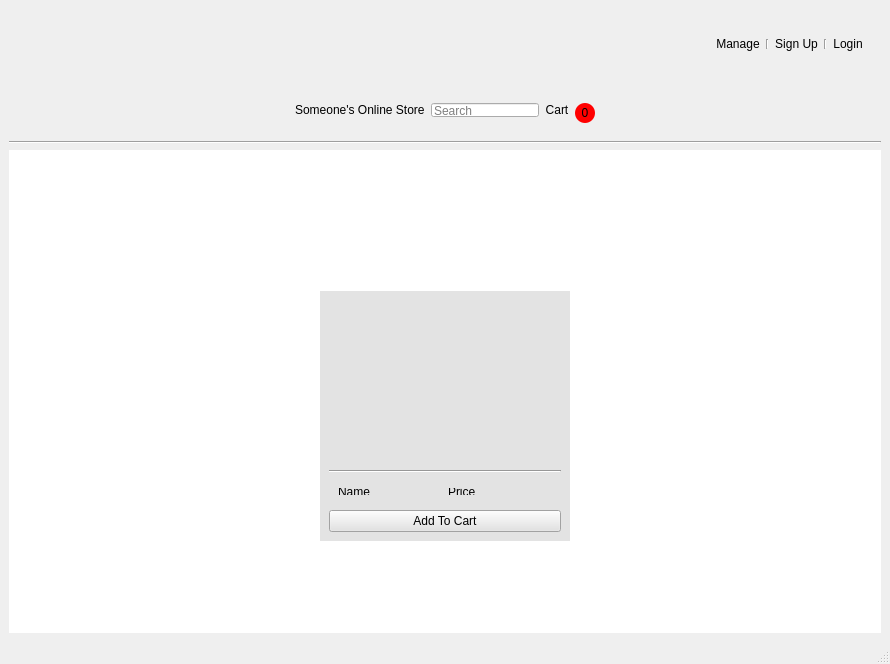
<?xml version="1.0" encoding="UTF-8"?>
<ui version="4.0">
 <class>MainWindow</class>
 <widget class="QMainWindow" name="MainWindow">
  <property name="geometry">
   <rect>
    <x>0</x>
    <y>0</y>
    <width>890</width>
    <height>664</height>
   </rect>
  </property>
  <property name="windowTitle">
   <string>MainWindow</string>
  </property>
  <widget class="QWidget" name="centralwidget">
   <property name="styleSheet">
    <string notr="true"/>
   </property>
   <layout class="QVBoxLayout" name="verticalLayout">
    <item>
     <widget class="QWidget" name="Upper" native="true">
      <property name="maximumSize">
       <size>
        <width>16777215</width>
        <height>70</height>
       </size>
      </property>
      <layout class="QHBoxLayout" name="horizontalLayout_3">
       <item>
        <widget class="QWidget" name="LogSignWidget" native="true">
         <property name="maximumSize">
          <size>
           <width>16777215</width>
           <height>200</height>
          </size>
         </property>
         <layout class="QHBoxLayout" name="horizontalLayout_2">
          <item>
           <spacer name="horizontalSpacer_3">
            <property name="orientation">
             <enum>Qt::Horizontal</enum>
            </property>
            <property name="sizeHint" stdset="0">
             <size>
              <width>40</width>
              <height>20</height>
             </size>
            </property>
           </spacer>
          </item>
          <item>
           <widget class="QPushButton" name="manageButton">
            <property name="cursor">
             <cursorShape>PointingHandCursor</cursorShape>
            </property>
            <property name="styleSheet">
             <string notr="true">QPushButton {
	background-color: rgba(0,0,0,0);
	border:rgba(0,0,0,0);
}
QPushButton:hover {
	color:blue;
}</string>
            </property>
            <property name="text">
             <string>Manage</string>
            </property>
           </widget>
          </item>
          <item>
           <widget class="Line" name="Manageline">
            <property name="maximumSize">
             <size>
              <width>16777215</width>
              <height>10</height>
             </size>
            </property>
            <property name="orientation">
             <enum>Qt::Vertical</enum>
            </property>
           </widget>
          </item>
          <item>
           <widget class="QPushButton" name="SignUpButton">
            <property name="cursor">
             <cursorShape>PointingHandCursor</cursorShape>
            </property>
            <property name="styleSheet">
             <string notr="true">QPushButton {
	background-color: rgba(0,0,0,0);
	border:rgba(0,0,0,0);
}
QPushButton:hover {
	color:blue;
}</string>
            </property>
            <property name="text">
             <string>Sign Up</string>
            </property>
           </widget>
          </item>
          <item>
           <widget class="Line" name="line">
            <property name="maximumSize">
             <size>
              <width>16777215</width>
              <height>10</height>
             </size>
            </property>
            <property name="orientation">
             <enum>Qt::Vertical</enum>
            </property>
           </widget>
          </item>
          <item>
           <widget class="QPushButton" name="LogInButton">
            <property name="cursor">
             <cursorShape>PointingHandCursor</cursorShape>
            </property>
            <property name="styleSheet">
             <string notr="true">QPushButton {
	background-color: rgba(0,0,0,0);
	border:rgba(0,0,0,0);
}
QPushButton:hover {
	color:blue;
}</string>
            </property>
            <property name="text">
             <string>Login</string>
            </property>
           </widget>
          </item>
         </layout>
        </widget>
       </item>
      </layout>
     </widget>
    </item>
    <item>
     <widget class="QWidget" name="TopBarWidget" native="true">
      <property name="maximumSize">
       <size>
        <width>16777215</width>
        <height>50</height>
       </size>
      </property>
      <layout class="QHBoxLayout" name="horizontalLayout_4">
       <item>
        <spacer name="horizontalSpacer_4">
         <property name="orientation">
          <enum>Qt::Horizontal</enum>
         </property>
         <property name="sizeHint" stdset="0">
          <size>
           <width>40</width>
           <height>20</height>
          </size>
         </property>
        </spacer>
       </item>
       <item>
        <widget class="QWidget" name="MiddleDataHolder" native="true">
         <layout class="QHBoxLayout" name="horizontalLayout">
          <item>
           <widget class="QLabel" name="storeName">
            <property name="text">
             <string>Someone's Online Store</string>
            </property>
           </widget>
          </item>
          <item>
           <widget class="QLineEdit" name="SearchItem">
            <property name="placeholderText">
             <string>Search</string>
            </property>
           </widget>
          </item>
          <item>
           <widget class="QPushButton" name="cartButton">
            <property name="cursor">
             <cursorShape>PointingHandCursor</cursorShape>
            </property>
            <property name="styleSheet">
             <string notr="true">QPushButton {
	background-color: rgba(0,0,0,0);
	border:rgba(0,0,0,0);
}
QPushButton:hover {
	color:blue;
}</string>
            </property>
            <property name="text">
             <string>Cart</string>
            </property>
            <property name="icon">
             <iconset>
              <normaloff>../static/cart-shopping-solid.svg</normaloff>../static/cart-shopping-solid.svg</iconset>
            </property>
           </widget>
          </item>
          <item>
           <widget class="QLabel" name="cartCount">
            <property name="minimumSize">
             <size>
              <width>20</width>
              <height>20</height>
             </size>
            </property>
            <property name="maximumSize">
             <size>
              <width>20</width>
              <height>20</height>
             </size>
            </property>
            <property name="styleSheet">
             <string notr="true">background-color:red;
border:black solid 1px;
border-radius: 10%;
text-align:center;</string>
            </property>
            <property name="text">
             <string>  0</string>
            </property>
           </widget>
          </item>
         </layout>
        </widget>
       </item>
       <item>
        <spacer name="horizontalSpacer">
         <property name="orientation">
          <enum>Qt::Horizontal</enum>
         </property>
         <property name="sizeHint" stdset="0">
          <size>
           <width>40</width>
           <height>20</height>
          </size>
         </property>
        </spacer>
       </item>
      </layout>
     </widget>
    </item>
    <item>
     <widget class="Line" name="line_2">
      <property name="orientation">
       <enum>Qt::Horizontal</enum>
      </property>
     </widget>
    </item>
    <item>
     <widget class="QWidget" name="Prods" native="true">
      <property name="styleSheet">
       <string notr="true">background-color:white;</string>
      </property>
      <layout class="QGridLayout" name="gridLayout">
       <item row="0" column="0">
        <widget class="QWidget" name="IndiProd" native="true">
         <property name="minimumSize">
          <size>
           <width>250</width>
           <height>250</height>
          </size>
         </property>
         <property name="maximumSize">
          <size>
           <width>200</width>
           <height>200</height>
          </size>
         </property>
         <property name="styleSheet">
          <string notr="true">background-color:rgb(227, 227, 227);</string>
         </property>
         <layout class="QVBoxLayout" name="verticalLayout_2">
          <item alignment="Qt::AlignHCenter">
           <widget class="QWidget" name="widget_7" native="true">
            <property name="minimumSize">
             <size>
              <width>238</width>
              <height>100</height>
             </size>
            </property>
            <property name="styleSheet">
             <string notr="true">border: black solid 1px;
border-color: black;</string>
            </property>
           </widget>
          </item>
          <item>
           <widget class="Line" name="line_3">
            <property name="orientation">
             <enum>Qt::Horizontal</enum>
            </property>
           </widget>
          </item>
          <item>
           <widget class="QWidget" name="InfoHolder" native="true">
            <property name="minimumSize">
             <size>
              <width>220</width>
              <height>0</height>
             </size>
            </property>
            <property name="maximumSize">
             <size>
              <width>2324324</width>
              <height>25</height>
             </size>
            </property>
            <layout class="QHBoxLayout" name="horizontalLayout_6">
             <item>
              <widget class="QLabel" name="ProdName">
               <property name="text">
                <string>Name</string>
               </property>
              </widget>
             </item>
             <item>
              <widget class="QLabel" name="ProdPrice">
               <property name="text">
                <string>Price</string>
               </property>
              </widget>
             </item>
            </layout>
           </widget>
          </item>
          <item>
           <widget class="QPushButton" name="AddToCart">
            <property name="text">
             <string>Add To Cart</string>
            </property>
            <property name="icon">
             <iconset>
              <normaloff>../static/cart-shopping-solid.svg</normaloff>../static/cart-shopping-solid.svg</iconset>
            </property>
           </widget>
          </item>
         </layout>
        </widget>
       </item>
      </layout>
     </widget>
    </item>
   </layout>
  </widget>
  <widget class="QMenuBar" name="menubar">
   <property name="geometry">
    <rect>
     <x>0</x>
     <y>0</y>
     <width>890</width>
     <height>30</height>
    </rect>
   </property>
  </widget>
  <widget class="QStatusBar" name="statusbar"/>
 </widget>
 <resources/>
 <connections/>
</ui>
